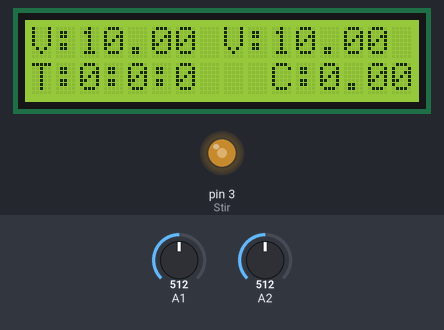
This sketch was run on a simulated Arduino Uno, built with avr-gcc and run on an emulated ATmega328P. Shown: 16×2 character LCD, output pins drawn as LEDs (lit = HIGH). The test bench sets the inputs (shaded band); at power-on: A1 = 512, A2 = 512. Pins used as bus, display or sensor lines are not drawn.

Above: at 1.2 s.
1.3 s: A1 set to 602
At 2.9 s:
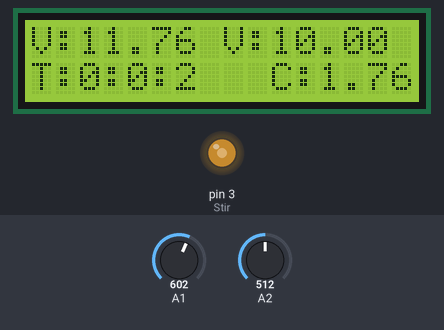
3.7 s: A1 set to 624
At 4.8 s:
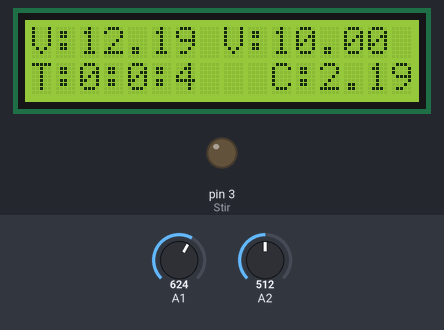
6.7 s: A2 set to 716
At 7.8 s:
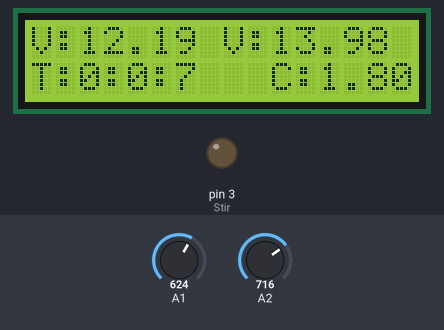
8.6 s: A2 set to 900
At 9.6 s:
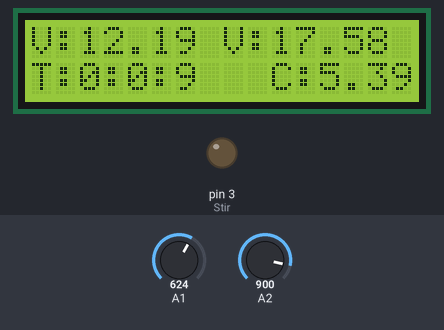
10.8 s: A1 set to 716
At 11.5 s:
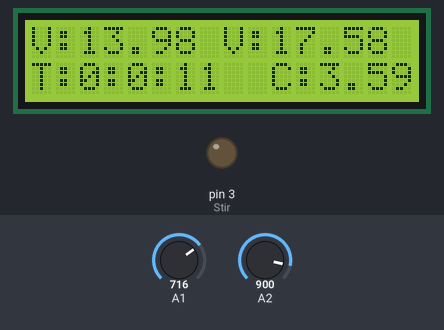
12.6 s: A2 set to 1023
At 13.5 s:
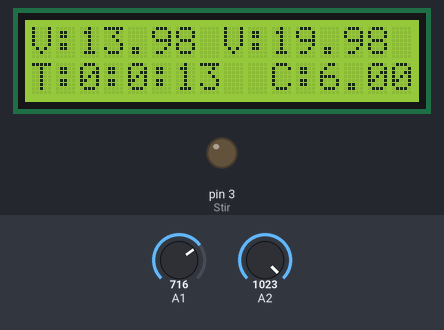
Timing chart, 0 to 15.5 s (numbered marks = the images above; inputs shaded):
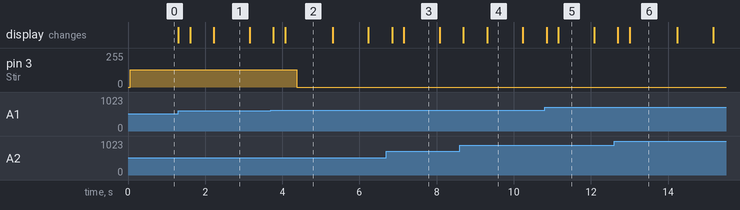

The sketch:

CS_Maker.ino
```cpp
/*****************************
Arduino Colloidal Silver Maker
By Bob Davis on April 2020

Uses a 16x2 LCD display shield or equivalent
Shows the voltage, current, and run time.

The circuit:
 * LCD RS - D9
 * LCD Enable - D8
 * LCD D4 - D4
 * LCD D5 - D5
 * LCD D6 - D6
 * LCD D7 - D7
 * LCD R/W and VSS pin to ground
 * LCD VCC and LED pin to 5V

 * Uses L293 motor controller on D10 and D11 for PWM ability
 * Uses L293 on D3 for the stirrer motor.
 * A1 and A2 are analog feedback from the CS maker
*********************/

// include the library code:
#include <LiquidCrystal.h>

// initialize the library with the numbers of the
// interface pins
LiquidCrystal lcd(9, 8, 4, 5, 6, 7);

// Pins for Colloidal silver maker
int CS1=10;
int CS2=11;
// Pins for stirrer
int Stir=3;
int Shutdown=0;
// Variables for time
int hours;
int minutes;
int seconds;
long hour = 3600000; // 3600000 milliseconds in an hour
long minute = 60000; // 60000 milliseconds in a minute
long second = 1000; // 1000 milliseconds in a second
float AN1=0.0; // Analog inut 1
float AN2=0.0;
float temp1=0.0;
float temp2=0.0;
float CUR=0.0;   // Current in ma
float MCUR=0.0;  // Memory Current in ma
int CurSet=255;  // Current Setting

void setup() {
  // set up the LCD's number of columns and rows:
  lcd.begin(16, 2);
  pinMode (CS1, OUTPUT);
  pinMode (CS2, OUTPUT);
  pinMode (Stir, OUTPUT);
}

void loop() {
  // Reverse current every 30 minutes
  if (Shutdown==0){
    analogWrite(Stir, 128); // 1/2 supply voltage
    if (minutes<30){   // Reverse every 30 minute
      analogWrite(CS1, 0);
      analogWrite(CS2, CurSet);
    }
    else{
      analogWrite(CS2, 0);
      analogWrite(CS1, CurSet);
    }
  }
  else{  // Shutdown
    analogWrite(CS1, 0);
    analogWrite(CS2, 0);
    analogWrite(Stir, 0);
    }
  temp1=analogRead(A1);
  temp2=analogRead(A2);
  AN1=((temp1*5.0)/1024.0)*4.0; // Convert to volts
  AN2=((temp2*5.0)/1024.0)*4.0;
  CUR=abs(AN1-AN2);
  if (((CUR+MCUR)/2) > 1.0) {  // Reduce PWM, current
    CurSet--;
    }
  lcd.clear();
  lcd.setCursor(0,0);
  lcd.print("V:");
  lcd.print(AN1);
  lcd.setCursor(8,0);
  lcd.print("V:");
  lcd.print(AN2);
  lcd.setCursor(10,1);
  lcd.print("C:");
  lcd.print(CUR);
  // print the number of seconds since reset:
  long timeNow = millis();
  hours = (timeNow) / hour;
  minutes = ((timeNow) % hour) / minute ;
  seconds = (((timeNow) % hour) % minute) / second;
  lcd.setCursor(0, 1);
  lcd.print("T:");
  lcd.print(hours);
  lcd.print(":");
  lcd.print(minutes);
  lcd.print(":");
  lcd.print(seconds);

  if (hours>3){ // Time is 4 hours
    Shutdown=1;
    }
  if (((CUR+MCUR)/2)>2.0){ // Average Current over 2ma
    Shutdown=1;
    }
  MCUR=CUR;   // Save currnet for averaging
  delay(300);
}
```

Measured:
- the behaviour switches between 614 and 615 on A1 (found by bisection; images 1 and 2)
- after the input at 3.7 s, pin 3 (Stir): 128/255 → 0/255 after 0.67 s
- what the display in image 1 shows lasts 1.0 s, from 2.2 s to 3.2 s
- what the display in image 2 shows lasts 1.2 s, from 4.1 s to 5.3 s
